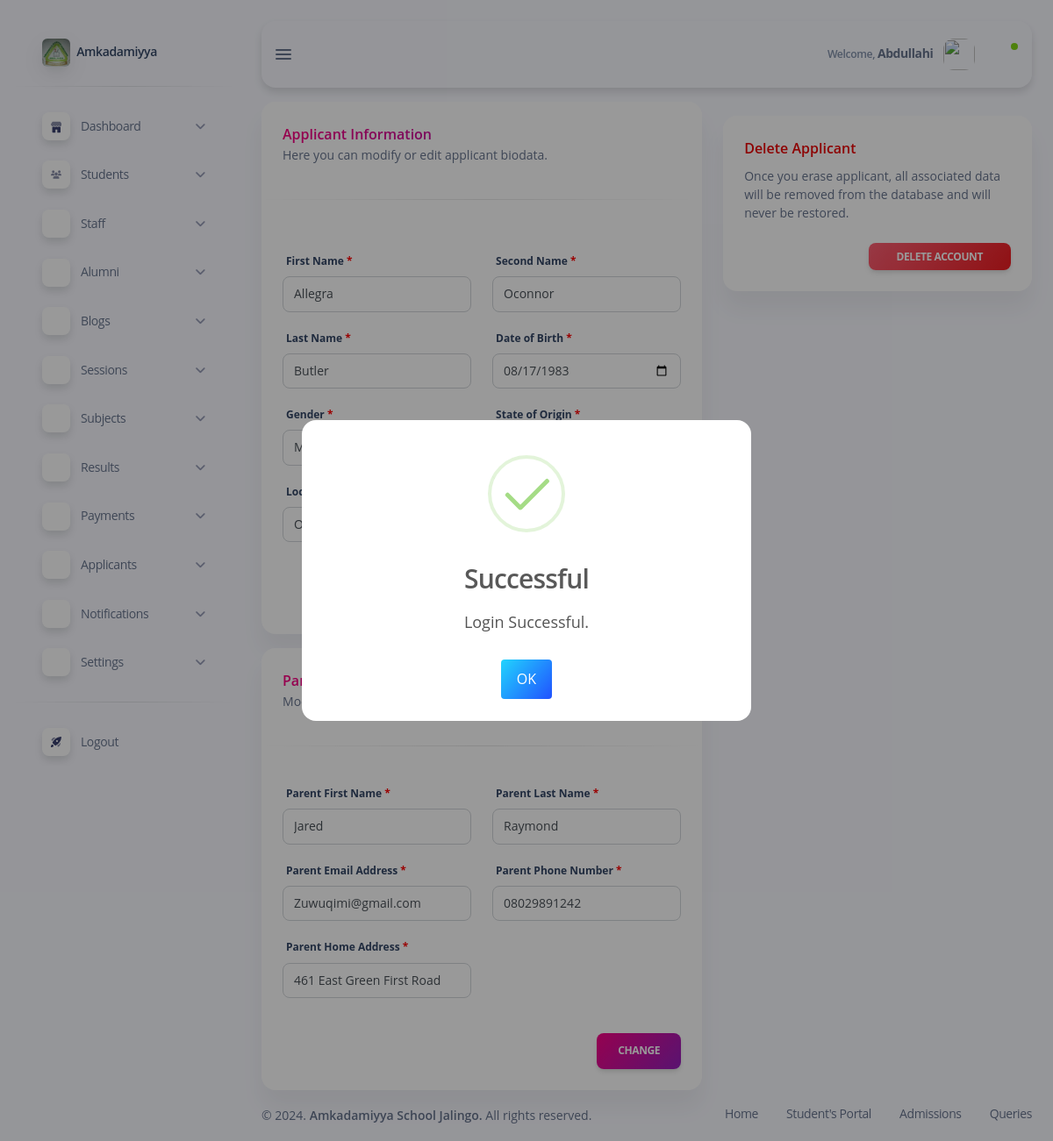
/subdomains/admin/admin-edit-applicant.php?applicant_id=13 (signed in), run on the app's committed database.
### tables this page shows
CREATE TABLE `applicants` (
  `applicant_id` int(11) NOT NULL,
  `enrolling_class` int(11) NOT NULL,
  `section_id` int(11) NOT NULL,
  `first_name` varchar(50) NOT NULL,
  `second_name` varchar(50) NOT NULL,
  `last_name` varchar(50) NOT NULL,
  `birth_date` date NOT NULL,
  `state` varchar(50) NOT NULL,
  `lga` varchar(50) NOT NULL,
  `gender` varchar(50) NOT NULL,
  `parent_first_name` varchar(50) NOT NULL,
  `parent_last_name` varchar(50) NOT NULL,
  `parent_email` varchar(50) NOT NULL,
  `parent_address` varchar(50) NOT NULL,
  `parent_phone_number` varchar(50) NOT NULL,
  `admission_status` int(2) NOT NULL,
  `application_code` varchar(20) NOT NULL,
  `timestamp` timestamp NOT NULL DEFAULT current_timestamp() ON UPDATE current_timestamp(),
  `registration_id` varchar(50) NOT NULL
);

### subdomains/admin/admin-edit-applicant.php (the view, shortened to what this page needs)
<?php
include_once "update.php";
if (isset($_GET['applicant_id'])) {
    $applicant_id = $_GET['applicant_id'];
    $sql = "SELECT * FROM `applicants` WHERE `applicant_id` = ?";
    $stmt = $conn->prepare($sql);
    $stmt->bind_param("i", $applicant_id);
    $stmt->execute();
    $applicant = $stmt->get_result()->fetch_assoc();
} else {
    header('Location: admin-new-applicant.php');
    exit();
}
?>
<!DOCTYPE html>
<html lang="en">
<head>
    <?php include "inc/admin-header.php"; ?>
</head>
<body class="g-sidenav-show bg-info-soft">
    <?php
    include "inc/admin-sidebar.php";
    ?>
    <main class="main-content position-relative max-height-vh-100 h-100 border-radius-lg">
        <?php require "inc/admin-navbar.php"; ?>
        <div class="container-fluid pt-3">
            <div class="row">
                <div class="col-lg-12 col-xl-7">
                    <form action="" method="post">
                        <div class="card">
                            <div class="card-header">
                                <h6 class="mb-0 text-gradient text-primary">Applicant Information</h6>
                                <p class="text-sm mb-0">Here you can modify or edit applicant biodata.</p>
                            </div>
                            <hr class="horizontal dark">
                            <div class="card-body">
                                <div class="row mt-3">
                                    <div class="col-md-6">
                                        <label>First Name</label>
                                        <div class="input-group mb-3">
                                            <input type="text" name="first_name" placeholder="First Name" value="<?php echo ucfirst($applicant['first_name']); ?>" class="form-control">
                                        </div>
                                    </div>
                                    <div class="col-md-6">
                                        <label>Second Name</label>
                                        <div class="input-group mb-3">
                                            <input type="text" name="second_name" placeholder="Second Name" value="<?php echo ucfirst($applicant['second_name']); ?>" class="form-control">
                                        </div>
                                    </div>
                                    <div class="col-md-6">
                                        <label>Last Name</label>
                                        <div class="input-group mb-3">
                                            <input type="text" name="last_name" placeholder="Last Name" value="<?php echo ucfirst($applicant['last_name']); ?>" class="form-control">
                                        </div>
                                    </div>
                                    <div class="col-md-6">
                                        <label>Date of Birth</label>
                                        <div class="input-group mb-3">
                                            <input type="date" value="<?php echo $applicant['birth_date']; ?>" class="form-control text-uppercase cursor-pointer" placeholder="DOB" name="birth_date">
                                        </div>
                                    </div>
                                    <div class="col-md-6">
                                        <label>Gender</label>
                                        <div class="input-group mb-3">
                                        </div>
                                    </div>
                                    <div class="col-md-6">
                                        <label>State of Origin</label>
                                        <div class="input-group mb-3">
                                        </div>
                                    </div>
                                    <div class="col-md-6">
                                        <label>Local government Area</label>
                                        <div class="input-group mb-3">
                                        </div>
                                    </div>
                                    <div class="col-md-6">
                                        <label>Class</label>
                                        <div class="input-group mb-3">
                                        </div>
                                    </div>
                                </div>
                            </div>
                            <div class="card-footer text-end pt-0">
                            </div>
                        </div>
                    </form>
                    <form action="" method="post" class="mt-3">
                        <div class="card">
                            <div class="card-header">
                                <h6 class="mb-0 text-gradient text-primary">Parent Information</h6>
                                <p class="text-sm mb-0">Modify or edit a applicant's parent information.</p>
                            </div>
                            <hr class="horizontal dark">
                            <div class="card-body">
                                <div class="row">
                                    <div class="col-md-6">
                                        <label>Parent First Name</label>
                                        <div class="input-group mb-3">
                                            <input type="text" name="parent_first_name" placeholder="Parent First Name" value="<?php echo ucfirst($applicant['parent_first_name']); ?>" class="form-control">
                                        </div>
                                    </div>
                                    <div class="col-md-6">
                                        <label>Parent Last Name</label>
                                        <div class="input-group mb-3">
                                            <input type="text" name="parent_last_name" placeholder="Parent Last Name" value="<?php echo ucfirst($applicant['parent_last_name']); ?>" class="form-control">
                                        </div>
                                    </div>
                                    <div class="col-md-6">
                                        <label>Parent Email Address</label>
                                        <div class="input-group mb-3">
                                            <input type="text" name="parent_email" placeholder="Parent Email Address" value="<?php echo ucfirst($applicant['parent_email']); ?>" class="form-control">
                                        </div>
                                    </div>
                                    <div class="col-md-6">
                                        <label>Parent Phone Number</label>
                                        <div class="input-group mb-3">
                                            <input type="text" name="parent_phone_number" placeholder="Parent Phone Number" value="<?php echo ucfirst($applicant['parent_phone_number']); ?>" class="form-control" maxlength="11">
                                        </div>
                                    </div>
                                    <div class="col-md-6">
                                        <label>Parent Home Address</label>
                                        <div class="input-group mb-3">
                                            <input type="text" name="parent_address" placeholder="Parent Address" value="<?php echo ucfirst($applicant['parent_address']); ?>" class="form-control">
                                        </div>
                                    </div>
                                </div>
                            </div>
                            <div class="card-footer text-end pt-0">
                                <input type="submit" value="Change" name="updateApplicantParentData" class="btn bg-gradient-primary mb-0">
                            </div>
                        </div>
                    </form>
                </div>
                <div class="col-lg-12 col-xl-5 mt-3 mt-xl-0">
                    <div class="card mt-3" id="delete">
                        <div class="card-header">
                            <h6 class="text-danger">Delete Applicant</h6>
                            <p class="text-sm mb-0">
                                Once you erase applicant, all associated data will be removed from the database and will never be restored.
                            </p>
                        </div>
                        <div class="card-body justify-content-end d-flex pt-0">
                            <button class="btn bg-gradient-danger text-xs btn-sm mb-0 ms-2" type="button" data-bs-toggle="modal" data-bs-target="#modal-notification">
                                Delete Account
                            </button>
                        </div>
                    </div>
                </div>
            </div>
        </div>
        <?php include "inc/admin-footer.php"; ?>
    </main>
</body>
</html>

### css/style.css (style rules this page uses)
html { font-size: 1rem; }
@media (min-width: 576px) { html { font-size: 0.9rem; } }
@media (min-width: 768px) { html { font-size: 0.95rem; } }
@media (min-width: 992px) { html { font-size: 1rem; } }
label::after { content: " *"; color: red; }

### data on the page
applicants: first_name "Allegra", second_name "Oconnor", last_name "Butler", birth_date "08/17/1983", parent_first_name "Jared", parent_last_name "Raymond", parent_email "Zuwuqimi@gmail.com", parent_phone_number "08029891242", parent_address "461 East Green First Road"

### other printed values
$_SESSION['staff']['first_name'] "Abdullahi"
